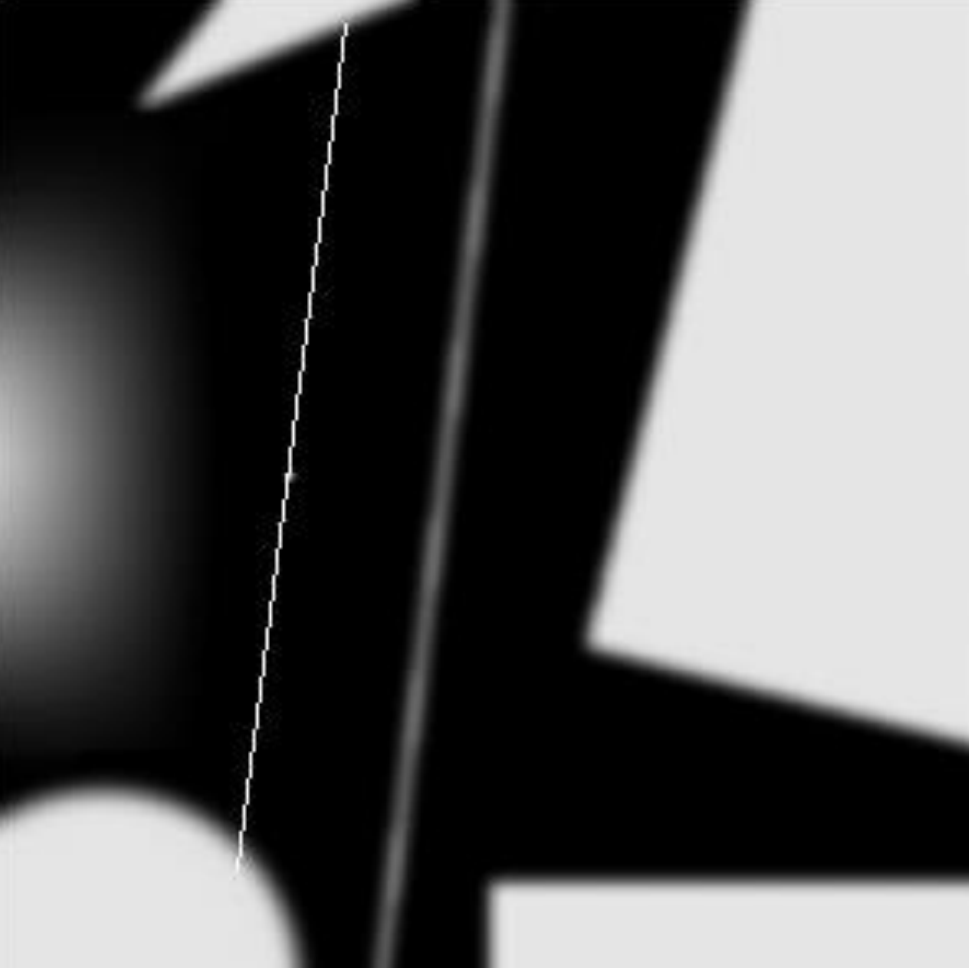
%> input picture images/abstraction.png, 969 x 968 px
$ octave lab_4_1_demo.m   (GNU Octave 9; MATLAB toolbox functions it lacks are replaced by stand-ins)
%> lines starting %> are read from the running program, lines starting %| are printed output that depends on the picture
### lab_1/is_gray.m
%функция проверки изображения на ЧБ и чтения его размеров
function [image_gray, m, n] = is_gray(image)
    %чтение размеров изображения
    [m,n,q]=size(image);
    if q==3
        %преобразование изображения в чб
        image_gray=rgb2gray(image);
    else
        image_gray=image;
    end
end

### lab_4/derivative.m
%функция расчёта производной 1 порядка
function [der_1] = derivative(v)
    v=double(v);
    [m,n]=size(v);
    der_1=zeros(m,n);
    for i = 1:m-1
        der_1(i,1)=v(i+1,1)-v(i,1);
    end
end

### lab_4/second_derivative.m
%функция расчёта производной 2 порядка
function [der_2] = second_derivative(v)
    v=double(v);
    [m,n]=size(v);
    der_2=zeros(m,n);
    for i = 2:m-1
        der_2(i,1)=v(i+1,1)+v(i-1,1)-2*v(i,1);
    end
end

### lab_4/lab_4_1_demo.m
clear all;
k=6;
addpath('images','lab_1','lab_2');
image=imread('abstraction.png');
%> image is the input picture: size 968x969x3 uint8; min 0, max 252, mean 85.1
[image,m,n]=is_gray(image);
%> m = 968; n = 969
imshow(image);
figure;
V=(image(k,:))';
%> V = 969 values, max 232 at index 776, min 0 at index 2, mean 95.4
plot(V);
title(sprintf('Распределение яркости пикселей данного профиля по %i-ой строке',k));
der_1_V=derivative(V);
%> in derivative, `v=double(v);`: v has the same summary as V outside derivative
%> after the loop in derivative, `for i = 1:m-1`: der_1 = 969 values, max 13 at index 748, min -6 at index 398, mean 0.233
%> der_1_V has the same summary as der_1 in derivative
hold on;
plot(der_1_V);
der_2_V=second_derivative(V);
%> after the loop in second_derivative, `for i = 2:m-1`: der_2 = 969 values, max 5 at index 747, min -7 at index 757, mean 0.00103
%> der_2_V has the same summary as der_2 in second_derivative
plot(der_2_V);
legend(sprintf('Распределение яркости пикселей данного профиля'), ...
    'Производная первого порядка', ...
    'Производная второго порядка','Location','best');
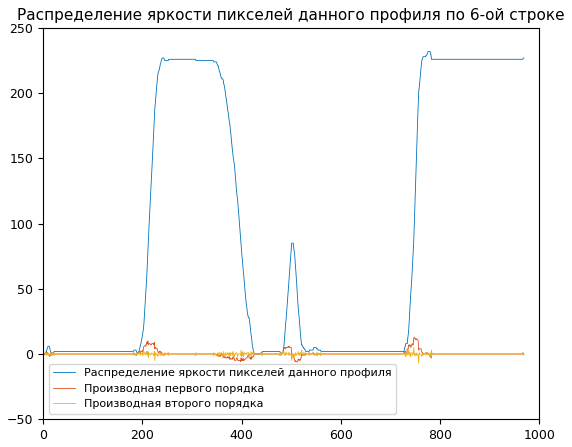
%> figure redrawn from the program's plot data; curve peaks at x = 776, y = 232; curve peaks at x = 748, y = 13; curve peaks at x = 747, y = 5
figure;
imshow(V');
title('Обрабатываемая строка');

$ run again, with images/aaa.png copied over images/abstraction.png
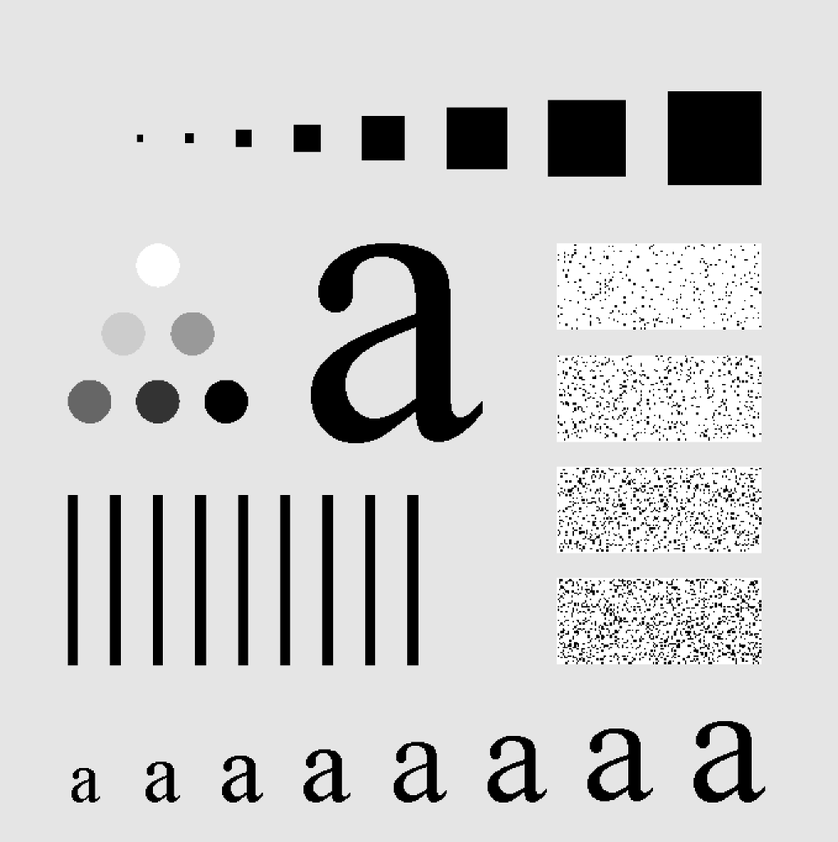
%> input picture images/aaa.png, 838 x 842 px, shrunk from 1019 x 1024 before the run
%> image is the input picture: size 842x838x3 uint8; min 0, max 255, mean 206.8
%> `[image,m,n]=is_gray(image);`: m = 842; n = 838
%> V = 838 values from 229 to 229
%> after the loop in derivative, `for i = 1:m-1`: der_1 = 838 values from 0 to 0
%> `legend(sprintf('Распределение яркости пикселей данного профиля'), 'Про..`:
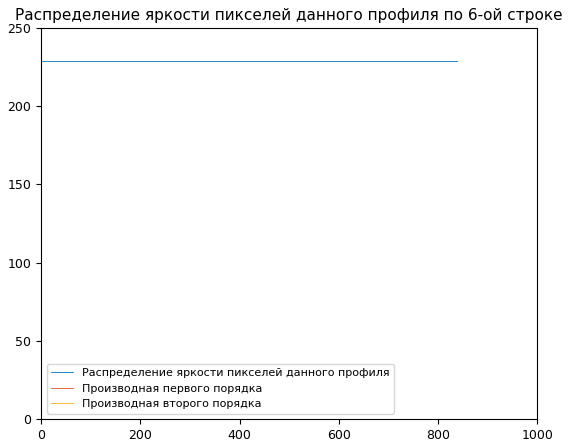
%> figure redrawn from the program's plot data
